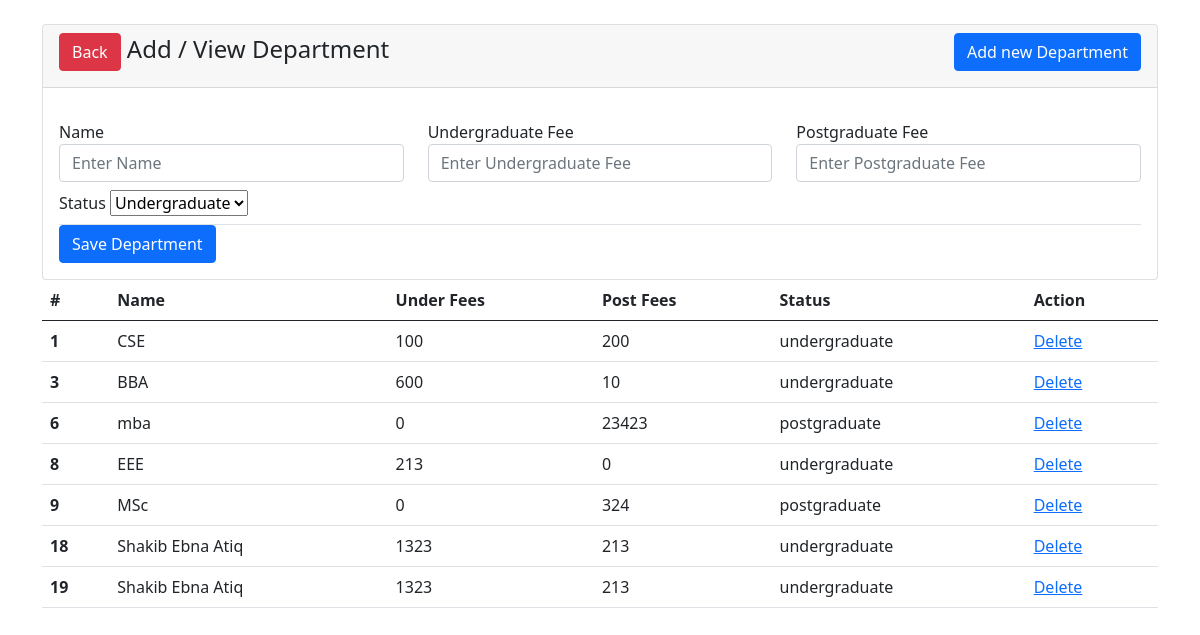
Before: /admin/add_department.php?id=1 with the older database file.
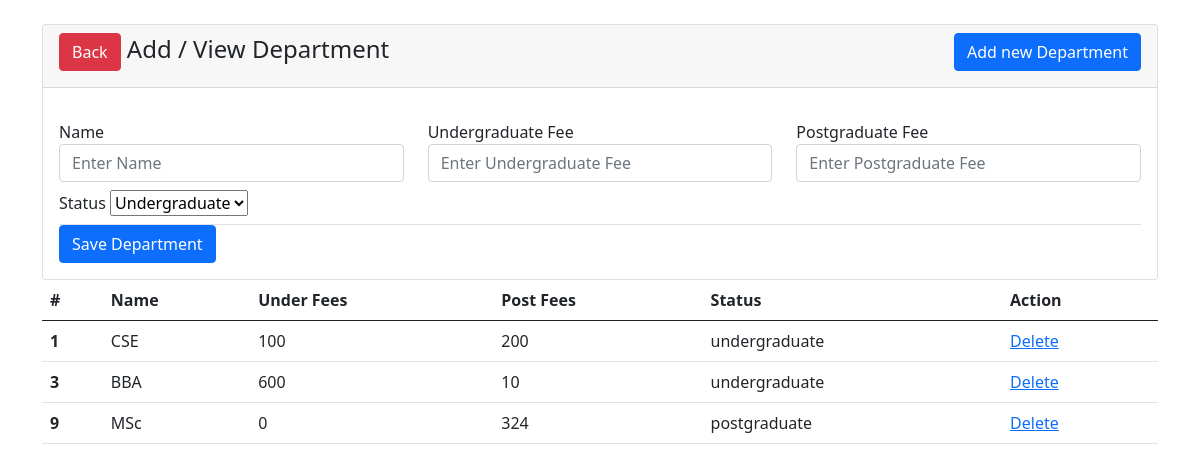
After: the same page with the newer database file.
### tables this page shows
CREATE TABLE `courses` (
  `id` int(10) NOT NULL,
  `uni_id` int(10) NOT NULL,
  `p_name` varchar(255) NOT NULL,
  `under_fees` varchar(255) NOT NULL DEFAULT '0',
  `post_fees` varchar(255) NOT NULL DEFAULT '0',
  `under_post` tinyint(10) NOT NULL DEFAULT '0'
);

### admin/inc/functions.php (called while the page is built, shortened)
<?php
$connection = mysqli_connect('localhost', 'root', '', 'university');
mysqli_set_charset($connection, "utf8");
function getCourses($id)
{
    global $connection;
    $query = "SELECT * FROM courses where uni_id=$id";
    $result = mysqli_query($connection, $query);
    $data = [];
    while ($_data = mysqli_fetch_assoc($result)) {
        array_push($data, $_data);
    }
    return $data;
}

### admin/add_department.php (the view, shortened to what this page needs)
<?php session_start();
include 'inc/functions.php';
$id = $_GET['id'] ?? '';
?>
<!doctype html>
<html lang="en">
  <head>
    <link href="https://cdn.jsdelivr.net/npm/bootstrap@5.0.0-beta1/dist/css/bootstrap.min.css" rel="stylesheet">
  </head>
<body>
    <div class="container">
        <div class="row">
            <div class="col-md-12">
                <div class="card mt-4">
                    <div class="card-header">
                        <h4>
                            <a href="admin.php" class="float-center btn btn-danger">Back</a>
                            Add / View Department
                            <a href="javascript:void(0)" class="add-more-form float-end btn btn-primary">Add new Department</a>
                        </h4>
                    </div>
                    <div class="card-body">
                        <form action="tasks.php" method="POST">
                            <div class="main-form mt-3 border-bottom">
                                <div class="row">
                                    <div class="col-md-4">
                                        <div class="form-group mb-2">
                                            <label for="">Name</label>
                                            <input type="text" name="name[]" class="form-control" required placeholder="Enter Name">
                                        </div>
                                    </div>
                                    <div class="col-md-4">
                                        <div class="form-group mb-2">
                                            <label for="">Undergraduate Fee</label>
                                            <input type="text" name="underfee[]" class="form-control" required placeholder="Enter Undergraduate Fee">
                                        </div>
                                    </div>
                                    <div class="col-md-4">
                                        <div class="form-group mb-2">
                                            <label for="">Postgraduate Fee</label>
                                            <input type="text" name="postfee[]" class="form-control" required placeholder="Enter Postgraduate Fee">
                                        </div>
                                    </div>
                                    <div class="col-md-4">
                                        <div class="form-group mb-2">
                                            <label for="">Status</label>
                                            <select name="underorpost[]" id="cars">
                                                <option value=0>Undergraduate</option>
                                            </select>
                                        </div>
                                    </div>
                                </div>
                            </div>
                            <button type="submit" name="save_multiple_data" class="btn btn-primary">Save Department</button>
                        </form>
                    </div>
                </div>
                <table class="table">
                    <thead>
                        <tr>
                        <th scope="col">#</th>
                        <th scope="col">Name</th>
                        <th scope="col">Under Fees</th>
                        <th scope="col">Post Fees</th>
                        <th scope="col">Status</th>
                        <th scope="col">Action</th>
                        </tr>
                    </thead>
                    <tbody>
                    <?php
                    $data = getCourses($id);
                    if (count($data) > 0) {
                        $length = count($data);
                        for ($i = 0; $i < $length; $i++) {
                    ?>
                        <tr>
                        <th scope="row"><?php echo $data[$i]['id']; ?></th>
                        <td><?php echo $data[$i]['p_name']; ?></td>
                        <td><?php echo $data[$i]['under_fees']; ?></td>
                        <td><?php echo $data[$i]['post_fees']; ?></td>
                        <td><?php echo $data[$i]['under_post'] == 0 ? 'undergraduate' : 'postgraduate'; ?></td>
                        <td> <a class="button button-outline" href="tasks.php?id=<?php echo $data[$i]['id']; ?>&key=dep&uniid=<?php echo $id; ?>">Delete</a> </td>
                    </tr>
                        <?php
                            }
                        }
                        ?>
                    </tbody>
                </table>
            </div>
        </div>
    </div>
</body>
</html>

Changed rows visible on the page:
removed courses: id "6", p_name "mba", under_fees "0", post_fees "23423", under_post "postgraduate"
removed courses: id "8", p_name "EEE", under_fees "213", post_fees "0", under_post "undergraduate"
removed courses: id "18", p_name "Shakib Ebna Atiq", under_fees "1323", post_fees "213", under_post "undergraduate"
removed courses: id "19", p_name "Shakib Ebna Atiq", under_fees "1323", post_fees "213", under_post "undergraduate"
